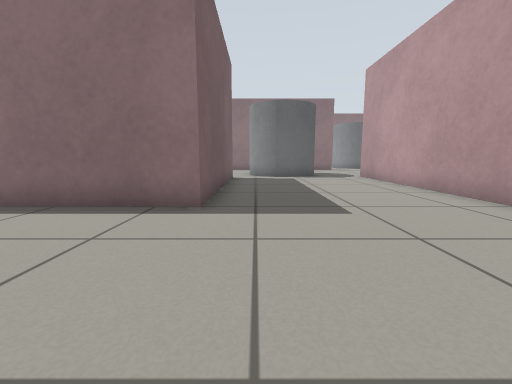
view 1 (above)

18 first-person views from a walk through a world built for the Gazebo simulator. The camera is 0.5 m above the floor, tilts 8° down and sees 90° across. The floor is counted in squares, 0.5 m on a side. Each view is taken from the middle of a square. On the plan, view 1 faces up. The plan holds only what a view shows up to about 11 squares ahead; the rest is blank. The place goes on beyond the plan.

view 2
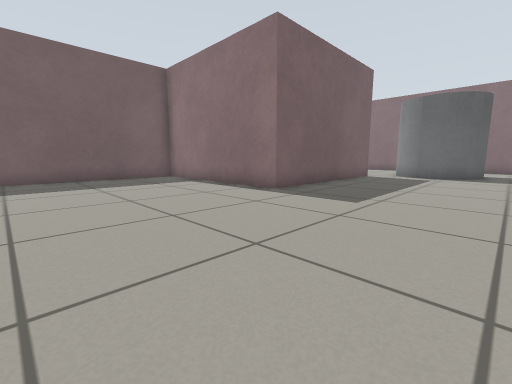

view 3
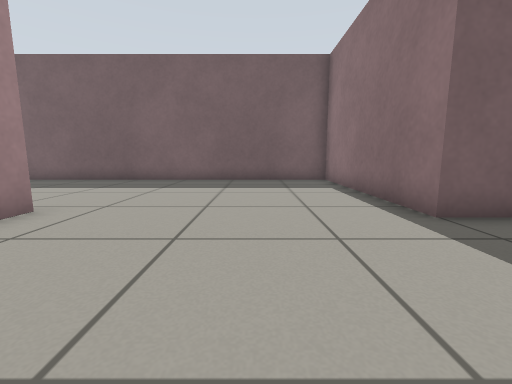

view 4
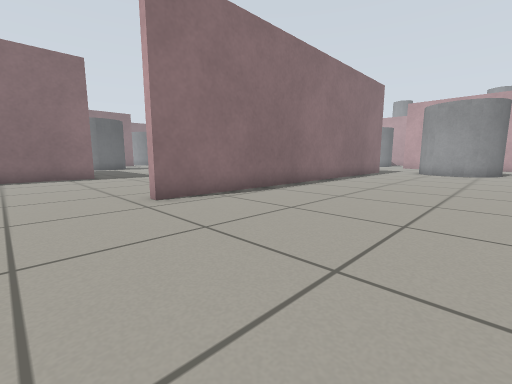

view 5
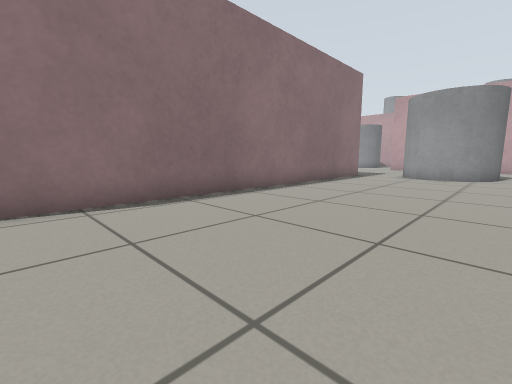

view 6
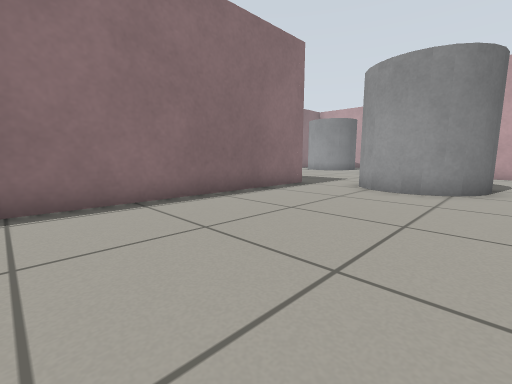

view 7
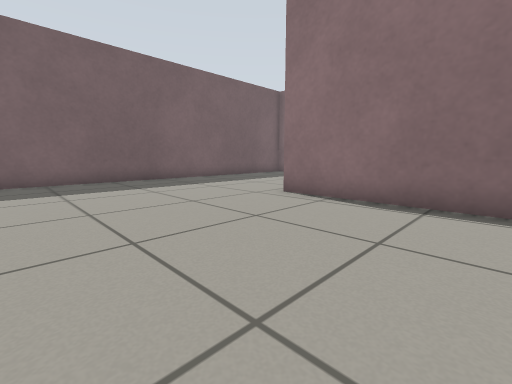

view 8
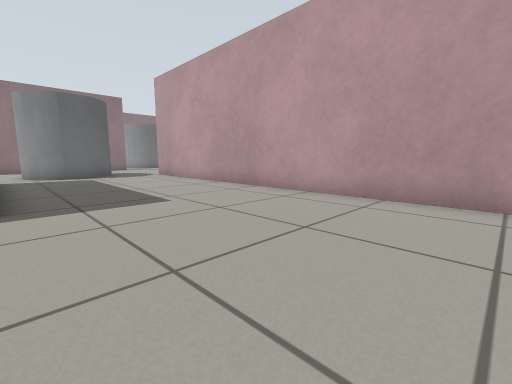

view 9
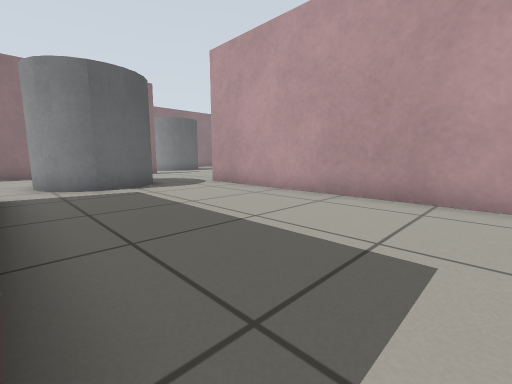

view 10
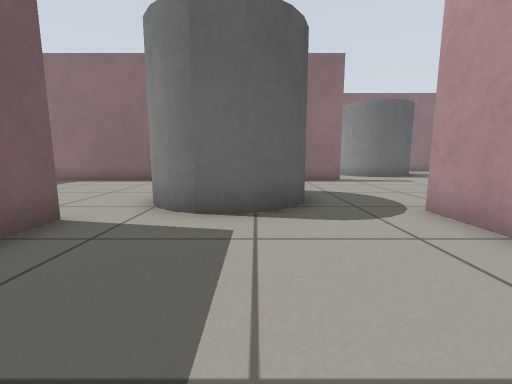

view 11
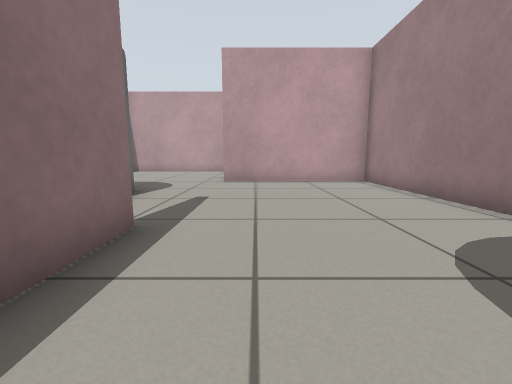

view 12
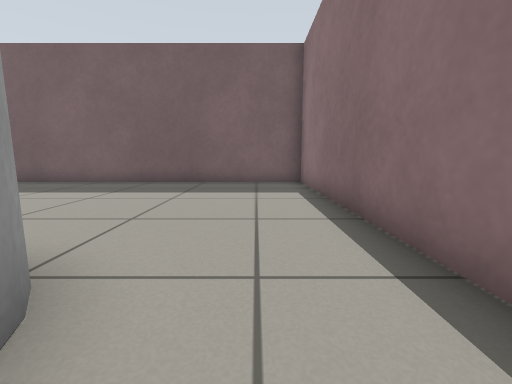

view 13
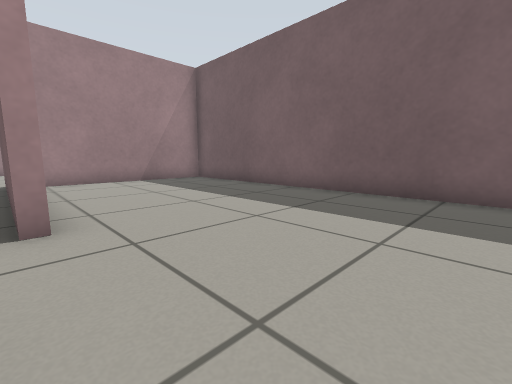

view 14
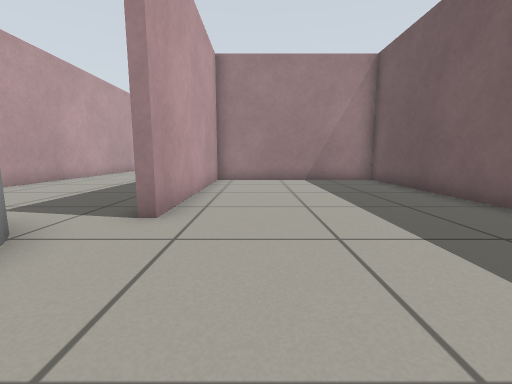

view 15
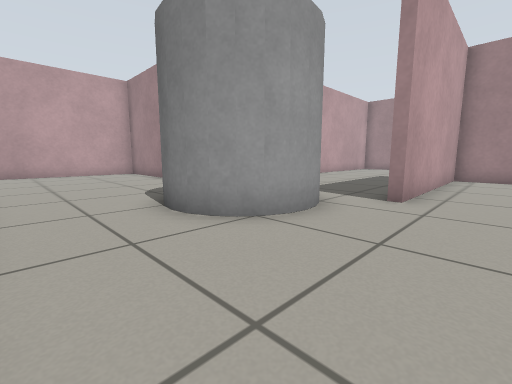

view 16
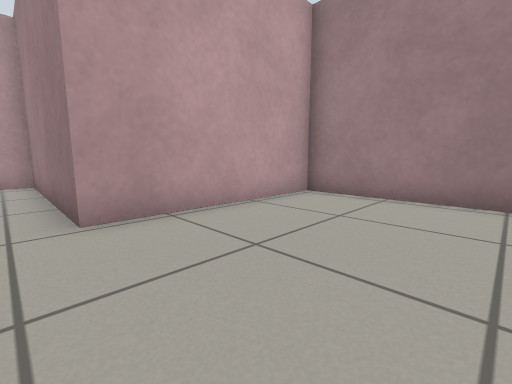

view 17
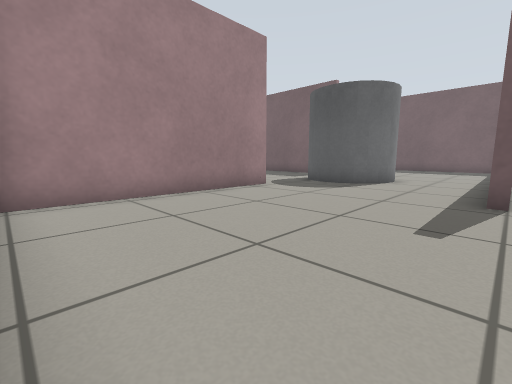

view 18
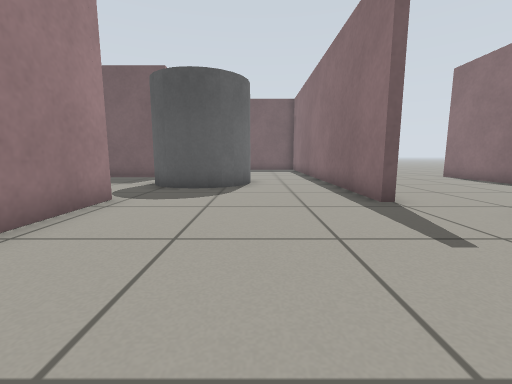

### Floor plan
Key: @ floor where view 1 was taken; # wall or solid block; . floor; C grey cylinder.
Columns run from 8 left of view 1 to 19 right of it. Each row starts with its distance up from view 1.
 19 ###############............#
 18 #...................########
 17 #...................#
 16 #........CC.........#
 15 #.......CCCC........#
 14 #.......C  C........#
 13 #.......CCCC.########
 12 #........CC..#
 11 #......#.....#
 10 #......#.....#
  9 #......#.....#
  8 #......#.....#
  7 #......#.....#
  6 #......#.....#
  5 ########.....#
  4 #............#
  3 #............#
  2 #............#
  1 #............#
  0 #.......@....#
 -1 #............#
 -2 #......##############.
 -3 #.....................
 -4 #....................C
 -5 #...................C
 -6 #...................C
 -7 #...................CC     #
 -8 #....................C    .#

Positions as (right, up) in squares from view 1, and headings:
1: (0, 0), facing up
2: (4, -1), facing up-left
3: (3, 2), facing left
4: (-4, -8), facing up-right
5: (-1, -8), facing up-right
6: (4, -8), facing up-right
7: (3, -8), facing up-left
8: (-1, -1), facing up-right
9: (-1, 4), facing up-right
10: (2, 8), facing up
11: (2, 17), facing right
12: (2, 17), facing left
13: (-1, 16), facing down-left
14: (-3, 16), facing down
15: (-3, 18), facing down-right
16: (8, 19), facing down-right
17: (12, 19), facing down-left
18: (11, 16), facing left
